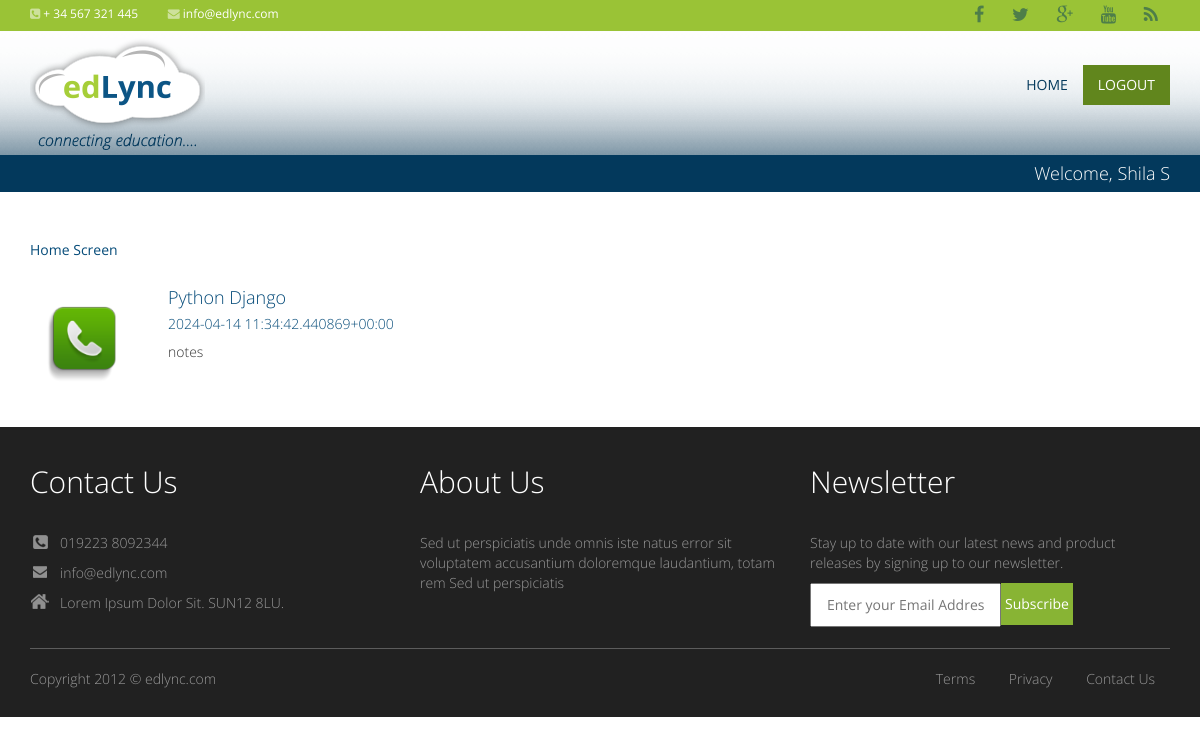
Page /blog-details/10 (signed in) on the committed database.
### productapp/models.py (models this page shows)
class Blogs(models.Model):
    user = models.ForeignKey(User, on_delete=models.SET_NULL, null= True, blank=True)
    title = models.CharField(max_length=255)
    content = models.TextField()
    publication_date = models.CharField(max_length=255)
    image  = models.ImageField(upload_to='static/blogs')

### productapp/views.py (the view)
# urls.py: path('blog-details/<id>', blog_details, name='blog_details'),
@login_required(login_url='/')
def blog_details(request, id):
    queryset = Blogs.objects.get(id=id)
    context = {'blog': queryset}
    return render(request, "productapp/blog-details.html", context)

### template/productapp/blog-details.html
{% extends 'base.html' %}
{% block start %}
{% load static %}
    <div class="mainSection">
        <div class="container">
            <div class="row">
                <div class="col-md-12 col-lg-12 col-sm-12 col-xs-12">
                    <div class="middle">
                        <div class="breadcrumb"><a href="#">Home Screen</a></div>
                        <div>
                        <div class="feedback_image">
                            <img src="/{{ blog.image }}" alt="" border="" />
                        </div>
                        <div class="feedback_details">
                            <h3>{{blog.title}}
                                <span class="f_date">{{blog.publication_date}}</span>
                            </h3>
                           <p>{{blog.content}}</p>
                        </div>
                    </div>
                    </div>
                </div>
            </div>
        </div>
    </div>
    {% endblock %}

### template/base.html (shortened to what this page needs)
<!DOCTYPE html>
<html lang="en">
  <head>
     {% load static %}
    <link href="{% static 'css/styles.css' %}" rel="stylesheet">
    <link href="{% static 'css/bootstrap.min.css' %}"rel="stylesheet">
    <link rel="stylesheet" href="{% static 'css/font-awesome.min.css' %}" type="text/css">
  </head>
  <body>
	<div class="top">
    <div class="container">
        <div class="row-fluid">
            <ul class="phone-mail">
                <li><i class="fa fa-phone-square"></i><span>+ 34 567 321 445</span></li>
                <li><i class="fa fa-envelope"></i><span>info@edlync.com</span></li>
            </ul>
            <ul class="loginbar">
              <li><a href="#" class="login-btn"><i class="fa fa-facebook"></i></a></li>
               <li><a href="#" class="login-btn"><i class="fa fa-twitter"></i></a></li>
               <li><a href="#" class="login-btn"><i class="fa fa-google-plus"></i></a></li>
              <li><a href="#" class="login-btn"><i class="fa fa-youtube"></i></a></li>
              <li><a href="#" class="login-btn"><i class="fa fa-rss"></i></a></li>
            </ul>
        </div>
    </div>
	</div>
    <div class="topHeaderSection">
    <div class="header">
		<div class="container">
        <div class="navbar-header">
          <a class="navbar-brand" href="/myblogs"><img src="{% static 'images/logo_inner.png' %}" alt="logo" /></a>
        </div>
        <div class="navbar-collapse collapse">
          <ul class="nav navbar-nav navbar-right nav-white">
            <li class="active"><a href="/myblogs">Home</a></li>
            {% if request.user %}
            <li class="sign-up"><a href="/logout">Logout</a></li>
            {% endif %}
          </ul>
        </div>
      </div>
	</div>
  </div>
  {% if request.user %}
    <div class="userSection">
		<div class="container">
        	<div class="row">
				<div class="col-md-12 col-lg-12 col-sm-12 col-xs-12">
                    <div class="username">
                        Welcome, {{request.user.first_name}} {{request.user.last_name}}
                    </div>
                </div>
            </div>
        </div>
	</div>
    {% endif %}
{% block start %}
{% endblock %}
<div class="footerBottomSection">
    <div class="footer">
     <div class="container">
         <div class="row">
             <div class="col-lg-4 col-md-4 col-sm-4 col-xs-12">
                <div class="col1">
                  <h2>Contact Us </h2>
                  <ul class="ci_menu">
                     <li class="faddress">019223 8092344</li>
                     <li class="fphone">info@edlync.com</li>
                     <li class="fmail">Lorem Ipsum Dolor Sit. SUN12 8LU.</li>
                 </ul>
                </div>
             </div>
            <div class="col-lg-4 col-md-4 col-sm-4 col-xs-12">
                <div class="col1">
                  <h2>About Us </h2>
                  <div class="About-us1">
                  <p>Sed ut perspiciatis unde omnis iste natus error sit voluptatem accusantium doloremque laudantium, totam rem Sed ut                        perspiciatis</p>
                  </div>
                </div>
             </div>
             <div class="col-lg-4 col-md-4 col-sm-4 col-xs-12">
                <div class="col1">
                  <h2>Newsletter</h2>
                  <div class="newslater">
                  <p>Stay up to date with our latest news and product releases by signing up to our newsletter.</p>
                  <div class="input-css">
                  <div class="col-input">
                      <input type="text" class="col-inp" placeholder="Enter your Email Address" name="Enter your Email Address">
                     <input type="button" class="subscribe" value="Subscribe" name="Subscribe">
                  </div>
                  </div>
                  </div>
                </div>
             </div>
         </div>
             <div class="divider-li"></div>
         <div class="pull-left"><p>Copyright 2012 © edlync.com </p> </div>
         <div class="pull-right">
         <ul>
          <li><a href="#">Terms</a></li>
          <li><a href="#">Privacy</a></li>
          <li><a href="#">Contact Us</a></li>
         </ul>
         </div>
     </div>
   </div>
</div>
	</body>
</html>

### static/css/styles.css (style rules this page uses)
body { color:#858585; font-family: 'OpenSansRegular', sans-serif; }
a, a:hover, a:active { color: #ff4800; }
img { max-width:100% }
.topHeaderSection { background:url(../images/header-bg_03.png) repeat-x; padding:0; background-size:contain;z-index: 999; position: relative; }
.header { z-index: 999; position: relative; background-color: #03395c; background-image:url(../images/tranparet-img_03.png); background-repeat:repeat-x; padding: 0; }
.top { background-color: #9ac336; z-index:9999; }
.top .container { padding:0 15px; }
.phone-mail { margin:3px 20px 0 0; padding:0; z-index:9999; list-style:none; position:relative; float: left; }
.phone-mail li { display:inline; list-style:none; padding-bottom:15px; margin-right:26px; }
.phone-mail i { font-size:12px; margin-top:3px; margin-right: 3px; color:#cde19b; }
.phone-mail li span { color:#fff; font-size:12px; }
.loginbar { margin:0; padding:0; z-index:9999; list-style:none; position:relative; float: right; }
.loginbar li { display:inline; list-style:none; }
.loginbar li a, .loginbar li a:hover { color:#7c8082; font-size:11px; display:inline-block; padding: 6px 12px; }
.loginbar i { color:#4e7e49; font-size:18px; cursor:pointer; display: inline-block; }
.userSection { background:#03395c; }
.mainSection { margin: 40px 0; }
.footerBottomSection { background:#212121; padding:18px 0; color:#fff }
.navbar-collapse { z-index: 9999; }
.navbar-nav>li>a { padding-top: 6px;padding-bottom: 8px;color: #03395c;text-transform: uppercase; }
.navbar-nav.navbar-right:last-child { margin-right: -15px;margin-top: 34px; margin-bottom: 0px; }
.sign-up a { background:#61861d; color:#FFF !important; }
.fa { display: inline-block; font: normal normal normal 14px/1 FontAwesome; font-size: inherit; text-rendering: auto; -webkit-font-smoothing: antialiased; -moz-osx-font-smoothing: grayscale; }
.footer ul.hs_menu li, .footer ul.wh_menu li, .footer ul.ci_menu li { display: block; margin:20px 0; padding:0px; }
ul.ci_menu { display: block; margin: 35px 0; }
.footer ul.ci_menu li.faddress { background-position: left 2px; }
.footer ul.ci_menu li { background-image: url(../images/icon_section_contact.png); background-repeat: no-repeat; margin: 0 0 10px; padding: 0 0 0 30px; color:#999999; font-weight: 300; }
.newslater, .About-us1 { margin: 35px 0; display:block;color: #999999; padding: 0 0 0 0px;font-weight: 300; }
.footer ul.ci_menu li.fphone { background-position: left -23px; }
.footer ul.ci_menu li.fmail { background-position: left -48px; }
.divider-li { width:100%; float:left; margin:0px 0px 20px; border-bottom:1px solid #5c5c5c; }
.col1 { float:left; }
.pull-right ul { margin:0px; padding:0px; }
.pull-right ul li { display:inline-block; }
.pull-right ul li a { color: #999999;font-weight: 300; font-size:14px; padding:0px 15px; }
.pull-left p { color: #999999;font-weight: 300; font-size:14px; }
.input-css { width:100%; float:left; }
.col-input { float:left; }
.col-inp { padding:10px 15px; margin:0px; float:left; }
.subscribe { background:#88b434; padding:11px 23px; float:left; color:#FFF; font-size:14px; border:none }
.username { font-size: 18px; color: #fff; font-family: 'OpenSansLight'; padding: 6px 0; text-align: right; }
.feedback_image { float: left; width: 110px; margin: 0 28px 0 0; }
.feedback_details h3 { font-size: 18px; color: #054b79; }
.feedback_details h3 span { font-size: 14px; display: block; color: #054b79; margin: 8px 0 0 0; }
.feedback_details { color: #333; font-family: 'OpenSansLight'; }
@media (max-width: 1200px) { .subscribe { padding: 11px 4px; } }

### rows in the picture
Blogs: image (picture), title "Python Django", publication_date "2024-04-14 11:34:42.440869+00:00", content "notes"

### other values in the picture
{{ request.user.first_name }} "Shila"
{{ request.user.last_name }} "S"
